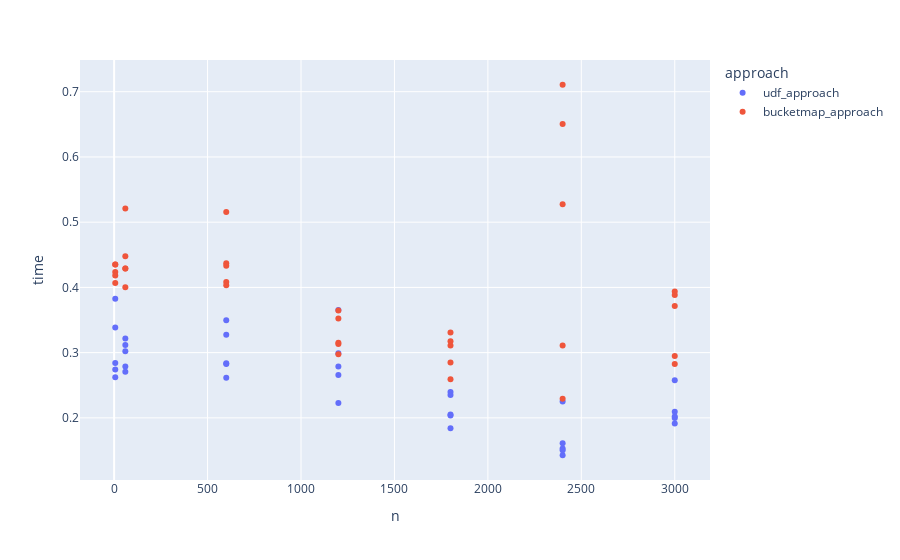

The code cell stored with this chart in its notebook:
### Code cell
import plotly.express as px

px.scatter(df, x="n", y="time", color="approach")

### Figure 1 — Plotly figure (JSON) as saved in the notebook; plotly's stock layout.template omitted (floating-point values rounded to 4 significant figures)
{"data": [{"hovertemplate": "approach=udf_approach<br>n=%{x}<br>time=%{y}<extra></extra>", "legendgroup": "udf_approach", "marker": {"color": "#636efa", "symbol": "circle"}, "mode": "markers", "name": "udf_approach", "orientation": "h", "showlegend": true, "type": "scatter", "x": [6, 6, 6, 6, 6, 60, 60, 60, 60, 60, 600, 600, 600, 600, 600, 1200, 1200, 1200, 1200, 1200, 1800, 1800, 1800, 1800, 1800, 2400, 2400, 2400, 2400, 2400, 3000, 3000, 3000, 3000, 3000], "xaxis": "x", "y": [0.3826, 0.3384, 0.2841, 0.2621, 0.2743, 0.3118, 0.2788, 0.3217, 0.3021, 0.2708, 0.2825, 0.3275, 0.2838, 0.3497, 0.2616, 0.2659, 0.2229, 0.2786, 0.3653, 0.299, 0.2396, 0.2352, 0.1842, 0.2036, 0.205, 0.1427, 0.1531, 0.1504, 0.225, 0.1612, 0.1996, 0.2578, 0.2021, 0.2094, 0.1915], "yaxis": "y"}, {"hovertemplate": "approach=bucketmap_approach<br>n=%{x}<br>time=%{y}<extra></extra>", "legendgroup": "bucketmap_approach", "marker": {"color": "#EF553B", "symbol": "circle"}, "mode": "markers", "name": "bucketmap_approach", "orientation": "h", "showlegend": true, "type": "scatter", "x": [6, 6, 6, 6, 6, 60, 60, 60, 60, 60, 600, 600, 600, 600, 600, 1200, 1200, 1200, 1200, 1200, 1800, 1800, 1800, 1800, 1800, 2400, 2400, 2400, 2400, 2400, 3000, 3000, 3000, 3000, 3000], "xaxis": "x", "y": [0.4237, 0.4182, 0.4351, 0.4067, 0.4352, 0.5208, 0.429, 0.4477, 0.4291, 0.4003, 0.5158, 0.4082, 0.4034, 0.437, 0.4333, 0.3132, 0.3645, 0.3525, 0.3151, 0.2977, 0.2851, 0.311, 0.2593, 0.3309, 0.3175, 0.3111, 0.2294, 0.7107, 0.6505, 0.5275, 0.2827, 0.3883, 0.3713, 0.3939, 0.2948], "yaxis": "y"}], "layout": {"legend": {"title": {"text": "approach"}, "tracegroupgap": 0}, "margin": {"t": 60}, "xaxis": {"anchor": "y", "domain": [0, 1], "title": {"text": "n"}}, "yaxis": {"anchor": "x", "domain": [0, 1], "title": {"text": "time"}}}}
